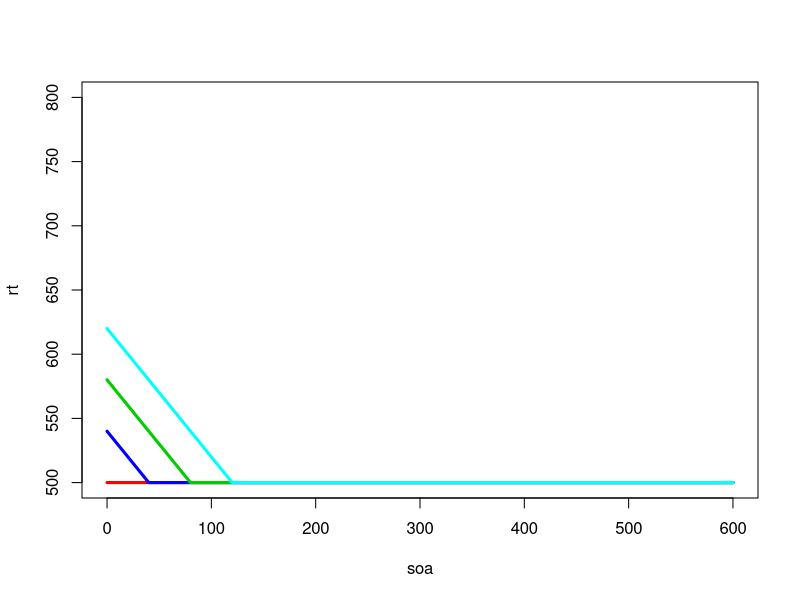

Write R code to recreate this figure.
### pre01.r: plots predictions for reacquisition time model

do.pre01 <- function () {

### Define model function
   reacquire.model <- function (soa, rtime, baseRT) {
      if (length(rtime) > 1 && length(baseRT) > 1 &&
          length(rtime) != length(baseRT))
         stop("number of elements in rtime and baseRT must match or equal 1");
      n <- max(length(rtime), length(baseRT));
      if (n > 1) {
         if (length(rtime) == 1) rtime <- rep(rtime, n);
         if (length(baseRT) == 1) baseRT <- rep(baseRT, n);
         out <- matrix(0, nrow = length(soa), ncol = n,
                       dimnames = list(as.character(soa), paste(rtime, baseRT, sep=".")));
         i <- 1;
         for (i in 1:n) {
            out[,i] <- baseRT[i] + ifelse(rtime[i] - soa > 0, rtime[i] - soa, 0);
            i <- i + 1;
         }
      } else {
         out <- baseRT + ifelse(rtime - soa > 0, rtime - soa, 0);
      }
      out
   }

   rtime <- c(0, 40, 80, 120);
   baseRT <- c(500, 600, 700, 800);
   baseRT <- 500;
   soa <- seq(0, 600, by = 20);
   rt <- reacquire.model(soa, rtime, baseRT);
   print(rt);

   matplot(soa, rt, type = "l", ylim = c(500, 800),
           col = c("red", "blue", "green3", "cyan"), lty = 1, lwd = 3);
}

do.pre01();
rm(do.pre01);
